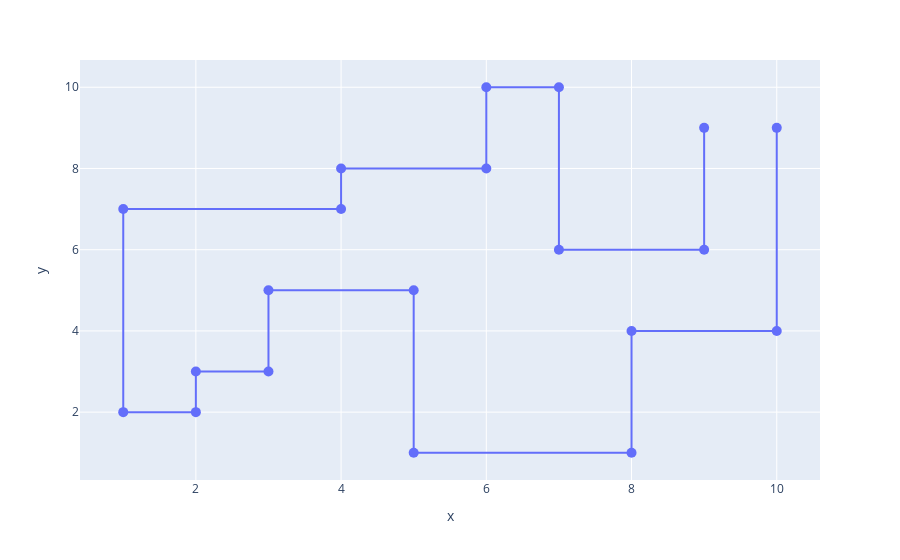

This figure's notebook cell:
### Code cell
#df = px.data.gapminder()
v = list(map(lambda P: (P.x,P.y),V))

fig = px.line(x=np.array(v)[:,0],y=np.array(v)[:,1],markers=True)
fig.update_traces(marker_size=10)
fig.show()

### Figure 1 — Plotly figure (JSON) as saved in the notebook; plotly's stock layout.template omitted (floating-point values rounded to 4 significant figures)
{"data": [{"hovertemplate": "x=%{x}<br>y=%{y}<extra></extra>", "legendgroup": "", "line": {"color": "#636efa", "dash": "solid"}, "marker": {"size": 10, "symbol": "circle"}, "mode": "markers+lines", "name": "", "orientation": "v", "showlegend": false, "type": "scatter", "x": [9, 9, 7, 7, 6, 6, 4, 4, 1, 1, 2, 2, 3, 3, 5, 5, 8, 8, 10, 10], "xaxis": "x", "y": [9, 6, 6, 10, 10, 8, 8, 7, 7, 2, 2, 3, 3, 5, 5, 1, 1, 4, 4, 9], "yaxis": "y"}], "layout": {"legend": {"tracegroupgap": 0}, "margin": {"t": 60}, "xaxis": {"anchor": "y", "domain": [0, 1], "title": {"text": "x"}}, "yaxis": {"anchor": "x", "domain": [0, 1], "title": {"text": "y"}}}}
